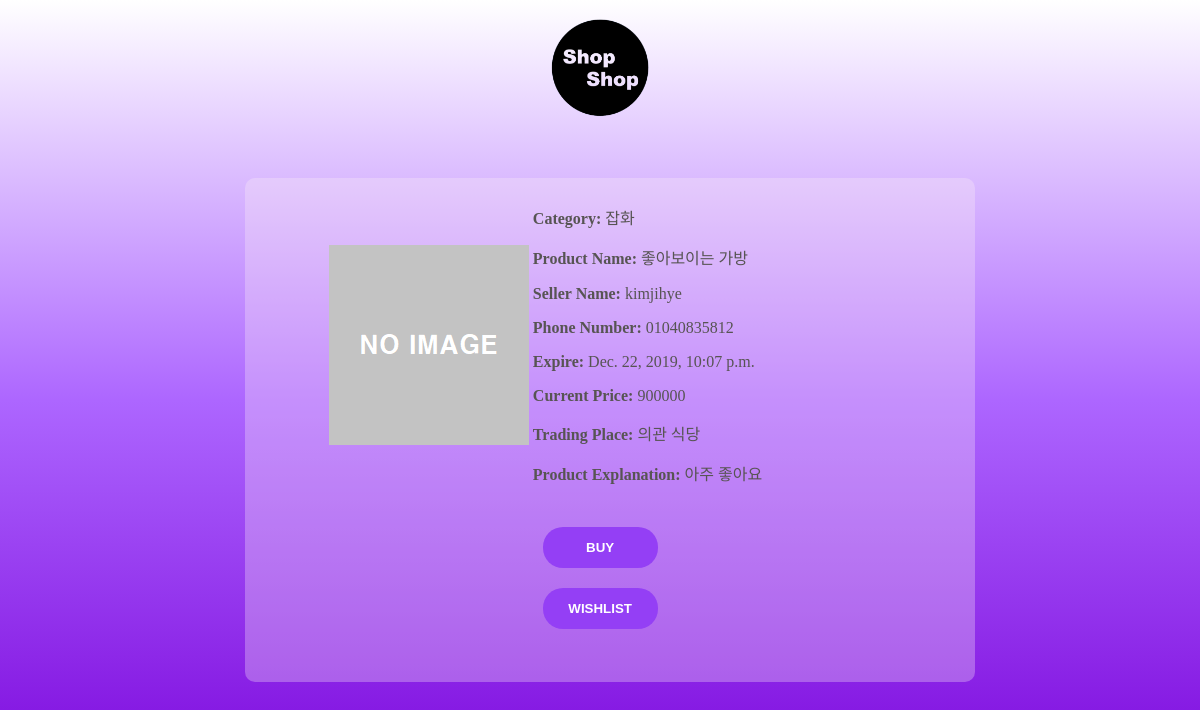
The page /detail/31/ (signed in) on the database its author committed.
### home/models.py (models this page shows)
class Product(models.Model):
	SELLTYPES = (('F', 'Flea'), ('A', 'Auction'))
	selltype = models.CharField(max_length=1, default='F', choices=SELLTYPES)
	STATUSTYPES = (('S', 'Sold'), ('E', 'Expired'), ('R', 'Running')) # 팔림, 안팔림, 현재진행형
	statustype = models.CharField(max_length=1, default='R', choices=STATUSTYPES)
	EXPIREDATE = (('3', '3 Days'), ('7', '7 days'), ('0', '30 days'))
	expirechoice = models.CharField(max_length=1, default='3', choices=EXPIREDATE)
	expire = models.DateTimeField(default=timezone.now() + timedelta(days=3))
	highest_price = models.IntegerField(default=0) # auction이더라도 천장 가격 내면 바로 살 수 있게 하자
	basic_price =  models.IntegerField(default=0) #옥션이라도 최저가 쓰게 하자
	current_price = models.IntegerField(default=0) # 마지막 가격이기도 하지
	buyer = models.ForeignKey(User, on_delete=models.SET_NULL, related_name='buyer', null=True)
	seller = models.ForeignKey(User, on_delete=models.CASCADE, related_name='seller')
	pid = models.AutoField(primary_key=True)
	name = models.CharField(max_length=300)
	place = models.CharField(max_length=300)
	photo = models.ImageField(blank=True, null=True) #https://wayhome25.github.io/django/2017/05/10/media-file/
	category = models.ForeignKey(Category, on_delete=models.SET_NULL, null=True)
	explanation = models.CharField(max_length=1000, null=True) # string field 같은 게 있었나?? 찾아보기

class Category(models.Model):
	name = models.CharField(max_length=30)

class User(models.Model): # seller buyer 구분하지 말고 걍 둘다 가능하게 해
	rating = models.IntegerField(default=0)
	userid = models.CharField(max_length=20, primary_key=True)
	pw = models.CharField(max_length=20) # min length  같은 건 js 단에서 처리하기
	username = models.CharField(max_length=100)
	phone = models.CharField(max_length=30)

### home/views.py (the view)
# urls.py: path('detail/<pid>/', views.detail, name='detail'),
def detail(request, pid):
	try:
		product = Product.objects.get(pid=pid)
	except:
		return redirect('/')
	if product.expire < timezone.now() or product.buyer != None:
		return redirect('/')
	if product.selltype == 'F':
		return market_detail(request, pid)
	else:
		return auction_detail(request, pid)

### home/views.py (called while the page is built, shortened)
def market_detail(request, pid):
	msg=''
	userid = request.session.get('userid', False)
	try:
		product = Product.objects.get(pid=pid)
	except:
		return redirect('/')
	if product.expire < timezone.now() or product.buyer != None:
		return redirect('/')
	if userid == False : # 로그인 안되어있으면
		return redirect('/login')
	form = MarketPurchaseForm()
	return render(request, 'home/market_detail.html', {'product':product,
	'form':form, 'msg':msg})

### home/templates/home/market_detail.html (shortened to what this page needs)
{% load static %}
<html>
<head>
	<link rel="stylesheet" href="{% static 'home/style_detail.css' %}">
</head>
<body>
	<a href="{% url 'market' %}" target="_parent"><img src="{% static 'home/logo.png' %}"
			style="height:100px; padding: 10px;" alt="LOGO_IMG"></a>
	<div class="product_info">
		<table class="inf">
			<tr>
				<td class="image">
					{% if product.photo %}
					<img src="{{product.photo.url}}" style="height: 200px; width: auto; padding: 10px"></img>
					{% else %}
					<img src="{% static 'home/basic.png' %}" style="height:200px;">
					{% endif %}
				</td>
				<td>
					<p> <strong>Category: </strong>{{product.category.name}} </p>
					<p> <strong>Product Name: </strong>{{product.name}} </p>
					<p> <strong>Seller Name: </strong> {{product.seller.username}} </p>
					<p> <strong>Phone Number: </strong> {{product.seller.phone}} </p>
					<p> <strong>Expire: </strong> {{product.expire}} </p>
					<p> <strong>Current Price: </strong>{{product.current_price}} </p>
					<p> <strong>Trading Place: </strong>{{product.place}} </p>
					<p> <strong>Product Explanation: </strong>{{product.explanation}} </p>
				</td>
			</tr>
			<td></td>
			<td><div class="form">
		<form action="" method="POST">
			<button type="submit" class="btn" name="buy">BUY</button>
			<button type="submit" class="btn" name="wish">WISHLIST</button>
		</form>
	</div></td>
		</table>
	</div>
</body>
</html>

### home/static/home/style_detail.css (style rules this page uses)
body { background: white; background: -webkit-linear-gradient(to bottom, white, #ad66ff, #7b05db); background: linear-gradient(to bottom, white, #ad66ff, #7b05db); text-align: center; }
td { padding-top: 15px; padding-bottom: 15px; text-align: left; }
.btn { margin: 10px; border: 0; background: rgb(148, 63, 245); color: white; padding: 13px; border-radius: 20px; font-weight: bold; width: 50%; cursor: pointer; }
.product_info { margin-left:20%; margin-top:50px; margin-bottom:20px; background: rgba(252, 237, 243, 0.3); border-radius:10px; padding:10px; width:60%; }
.inf { color: #575453; text-align:center; margin-left:10%; }

### rows shown on the page
Product: category.name "잡화", name "좋아보이는 가방", seller.username "kimjihye", seller.phone "01040835812", expire "Dec. 22, 2019, 10:07 p.m.", current_price "900000", place "의관 식당", explanation "아주 좋아요"
